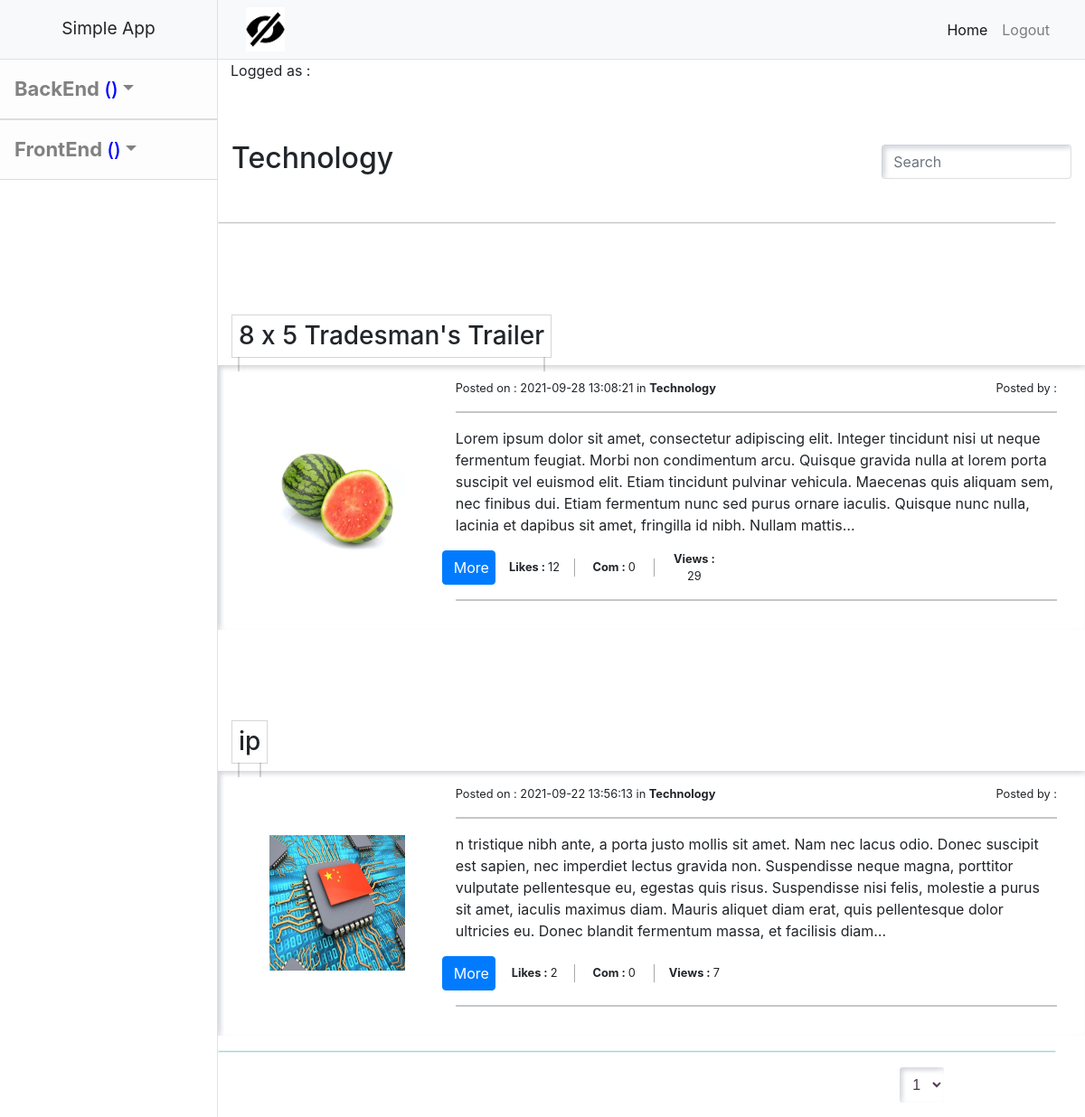
Page /categories/posts/2 on the committed database.
### tables this page shows
CREATE TABLE `posts` (
  `id_p` int(11) NOT NULL,
  `category_id` int(11) NOT NULL,
  `user_id` int(11) NOT NULL,
  `title` varchar(255) NOT NULL,
  `visits` int(255) NOT NULL DEFAULT 0,
  `num_comments` int(11) DEFAULT 0,
  `slug` varchar(255) NOT NULL,
  `body` text NOT NULL,
  `post_image` varchar(255) NOT NULL,
  `created_at` timestamp NOT NULL DEFAULT current_timestamp()
);

CREATE TABLE `categories` (
  `id` int(11) NOT NULL,
  `user_id` int(11) NOT NULL,
  `name` varchar(255) NOT NULL,
  `parent` varchar(255) DEFAULT '0',
  `create_at` timestamp NOT NULL DEFAULT current_timestamp()
);

CREATE TABLE `likes` (
  `id_new` int(11) NOT NULL,
  `post_slug` varchar(255) NOT NULL,
  `number_likes` int(11) NOT NULL,
  `last_added` timestamp NOT NULL DEFAULT current_timestamp()
);

### application/controllers/categories.php (called while the page is built, shortened)
<?php
class Categories extends CI_Controller
{
	public function __construct()
	{
        $this->load->helper('url','form','date');
        $this->load->library("pagination");
		$this->load->model('post_model');
		$this->load->library('session');
    }
	public function posts($id) {
		if($id){
			$this->session->set_userdata('Id',$id);
		}
		$config = array();
	     $config['full_tag_open'] = '<div class = "cont"><ul class = "pagination1">';
         $config['full_tag_close'] = '</ul></div>';
         $config['first_link'] = false;
         $config['last_link'] = false;
		 $config['next_link'] = '&raquo';
		 $config['next_tag_open'] = '<li>';
		 $config['next_tag_close'] = '</li>';
		 $config['prev_link'] = '&laquo';
		 $config['prev_tag_open'] = '<li>';
		 $config['prev_tag_close'] = '</li>';
		 $config['cur_tag_open'] = '<li class="active"><a href="">';
		 $config['cur_tag_close'] = '</a></li>';
		 $config['num_tag_open'] = '<li>';
		 $config['num_tag_close'] = '</li>';
		$config["base_url"] = base_url() . "index.php/categories/posts/0";
        $config["total_rows"] = $this->post_model->count_posts_per_categories($this->session->userdata('Id'));
          if($this->input->post('sel')){
				                $config['per_page'] = $this->input->post('sel');
				                $this->session->set_userdata('userId',$this->input->post('sel'));
				            }
				                else{
				                $config['per_page'] =  $this->session->userdata('userId');
				            }
        $config["uri_segment"] = 4;
        $this->pagination->initialize($config);
        if($this->uri->segment(4)){
        	$page = $this->uri->segment(4);
				        }else{
				        	$page = 0;
				        }
				         $this->session->set_userdata('userPage',$page);
				         $data['m'] = $this->uri->segment(3);
		$data["page_selected"] =  $this->session->userdata('userId');
        $data["links"] = $this->pagination->create_links();
        $data['num_post_comments'] = $this->post_model->get_num_comments();
		$data['title']=$this->category_model->get_category($this->session->userdata('Id'))->name;
		$data['posts'] = $this->post_model->get_posts_by_category($this->session->userdata('Id'),$config["per_page"], $page);
		  $this->load->view('templates/header_vertical');
			$this->load->view('posts/index',$data);
			$this->load->view('templates/footer');
	}
}
 ?>

### index.php (called while the page is built, shortened)
<?php
require_once BASEPATH.'core/CodeIgniter.php';

### application/models/post_model.php (called while the page is built, shortened)
<?php
class Post_model extends CI_Model
{
                         public function get_num_comments(){
                         	$q = $this->db->get("comments");
                         	foreach ($q->result_array() as $q) {
                         		$y = $q['post_id'];
                         		$this->db->like('post_id',$y);
                                $this->db->from('comments');
                                $array[$y] = $this->db->count_all_results();
                         	}
                         	return $array;
                         }
								public function get_posts_by_category($id,$limit,$start){
									$this->db->order_by('posts.id_p','DESC');
								    $this->db->join('categories','categories.id = posts.category_id');
								    $this->db->join('likes','likes.post_slug = posts.slug','left');
								    $this->db->join('users','users.id_users = posts.user_id','left');
								     $this->db->limit($limit, $start);
									$query = $this->db->get_where('posts',array('category_id'=>$id));
									return $query->result_array();
								}
								public function count_posts_per_categories($id){
								$this->db->order_by('posts.id_p','DESC');
									    $this->db->join('categories','categories.id = posts.category_id');
									    $this->db->join('likes','likes.post_slug = posts.slug','left');
										$query = $this->db->get_where('posts',array('category_id'=>$id));
										return count($query->result_array());
							}
}
 ?>

### application/views/posts/index.php (the view, shortened to what this page needs)
<div class="row" style="height: 100px;">
	<div class="col-md-4 my-auto">
		<h2 class="" style="
		"><?= $title ?></h2>
	</div>
<div class="col-md-3 offset-md-5 my-auto">
  <input type="search" class="form-control rounded goSubmit" placeholder="Search" aria-label="Search"
    aria-describedby="search-addon" name="<?php if($m){echo $m;} ?>" id="search">
</div>
</div>
<hr style="border: 1px solid lightblue;margin-left: -15px;width: 99.6%; ">
<div id="demo" style="">
<?php
foreach ($posts as $post) {
	?>
				<h3 style="
				margin-top: 100px;
				margin-top: 100px;
		    width: fit-content;
		    padding: 6px 7px;
		    border: 1px solid #00000029;
				"><?php echo $post['title']; ?></h3>
				<div class="row" style="
				padding: 16px;
    box-shadow: inset -3px -3px 7px #ffffff73, inset 3px 3px 5px rgb(94 104 121 / 29%);
				">
					<div class="col-md-3 text-center my-auto ">
						<img  src="
						<?php if(($post['post_image'] === 'noimage.jpg') || ($post['post_image'] === '')){
							echo site_url() ?>assets/images/posts/noimage.jpg<?php
						}else{
							echo site_url() ?>assets/images/posts/<?php
					        echo $post['post_image'];
						} ?>" width="150" height="150" alt="">
					</div>
					<div class="col-md-9">
						<div class="row">
							<div class="col-md-6">
								<small style="">Posted on : <?php echo $post['created_at']; ?>
				 in <strong><?php echo $post['name']; ?></strong>  </small>
							</div>
							<div class="col-md-6 text-right">
								<small>Posted by : <strong><?php echo $post['username']; ?></strong></small>
							</div>
						</div>
				 <hr style="">
				<?php echo word_limiter($post['body'],60) ?>
                <div class="">
				<div class="row comments" style="width: 43%;">
					<p class="col-md-2 my-auto" style="padding: 0px 0px;"><small>	<a class="col btn btn-primary" style="" href="<?php echo site_url('/posts/'.$post['slug']); ?>">More</a></small></p>
				<p class="col-md-3 my-auto" style="text-align: center;border-right: 1px solid darkgrey;"><small><span><strong>Likes : </strong></span> <?php
				if($post['number_likes']){
					 echo $post['number_likes'];
				}else{echo "0";}
				 ?> </small></p>
				<p class="col-md-3 my-auto" style="text-align: center;border-right: 1px solid darkgrey;"><small><span><strong>Com : </strong></span> <?php
				 $x = $post['id_p'];
				 	 if(isset($num_post_comments[$x])){
				 	 	echo $num_post_comments[$x];
				 	 }else{echo 0;}
				 ?></small></p>
				 <p class="col-md-3 my-auto" style="text-align: center;"><small><span><strong>Views : </strong></span>
				 	<?php echo $post['visits'] ?>
				 </small></p>
				</div>
				</div>
				<hr>
					</div>
				</div>
					<?php
				} ?>
			</div>
			<hr style="border: 1px solid lightblue;margin-left: -15px;width: 99.6%; ">
			<div class="row align-items-center">
				<div class="col-md-9">
				</div>
                    <div class="col-md-3" >
                    	<form action="posts" method = "POST">
                    		<div>
                    			<select name="sel" id="myselect" onchange="return this.form.submit()" class="select">
                    				<option value="1" <?php
                    				if($page_selected === "1"){
                    					echo "selected";
                    				}
                    				 ?>>1</option>
                    			</select>
                    		</div>
                    	</form>
                    </div>
                    </div>

### assets/css/style.css (style rules this page uses)
.goSubmit { border-radius: 6px; box-shadow: inset -3px -3px 7px #ffffff73, inset 3px 3px 5px rgba(94, 104, 125, 0.288); border-bottom:1px solid rgba(191,191,191,0.5); border-right:1px solid rgba(191,191,191,0.5); }
.select { background:white; border-radius: 3px; font-family: "Poppins", sans-serif; color: #4d3252; border:none; padding: 10px; margin-left: 20px; text-align: left; width: auto; box-shadow: inset -3px -3px 7px #ffffff73, inset 3px 3px 5px rgba(94, 104, 121, 0.288); }
#demo > h3::after { content: ""; display: inline-block; width: 2px; height: 16px; -moz-border-radius: 7.5px; position: absolute; margin-left: -1px; margin-top: 40px; border: 1px solid #00000029; }
#demo > h3::before { content: ""; display: inline-block; width: 2px; height: 16px; -moz-border-radius: 7.5px; position: absolute; margin-top: 40px; margin-left: -1px; border: 1px solid #00000029; }
@media only screen and (min-width: 992px) { div.col-md-9 > div > div.comments { min-width: 53%; } }

### rows in the picture
posts: title "8 x 5 Tradesman's Trailer", post_image (picture), created_at "2021-09-28 13:08:21", category.name "Technology", body "Lorem ipsum dolor sit amet, consectetur adipiscing elit. Integer tincidunt nisi ut neque fermentum feugiat. Morbi non condimentum arcu. Quisque gravida nulla at lorem porta suscipit vel euismod elit. Etiam tincidunt pulvinar vehicula. Maecenas quis aliquam sem, nec finibus dui. Etiam fermentum nunc sed purus ornare iaculis. Quisque nunc nulla, lacinia et dapibus sit amet, fringilla id nibh. Nullam mattis…", likes.number_likes "12", visits "29"
posts: title "ip", post_image (picture), created_at "2021-09-22 13:56:13", category.name "Technology", body "n tristique nibh ante, a porta justo mollis sit amet. Nam nec lacus odio. Donec suscipit est sapien, nec imperdiet lectus gravida non. Suspendisse neque magna, porttitor vulputate pellentesque eu, egestas quis risus. Suspendisse nisi felis, molestie a purus sit amet, iaculis maximus diam. Mauris aliquet diam erat, quis pellentesque dolor ultricies eu. Donec blandit fermentum massa, et facilisis diam…", likes.number_likes "2", visits "7"

### other values in the picture
$title "Technology"
